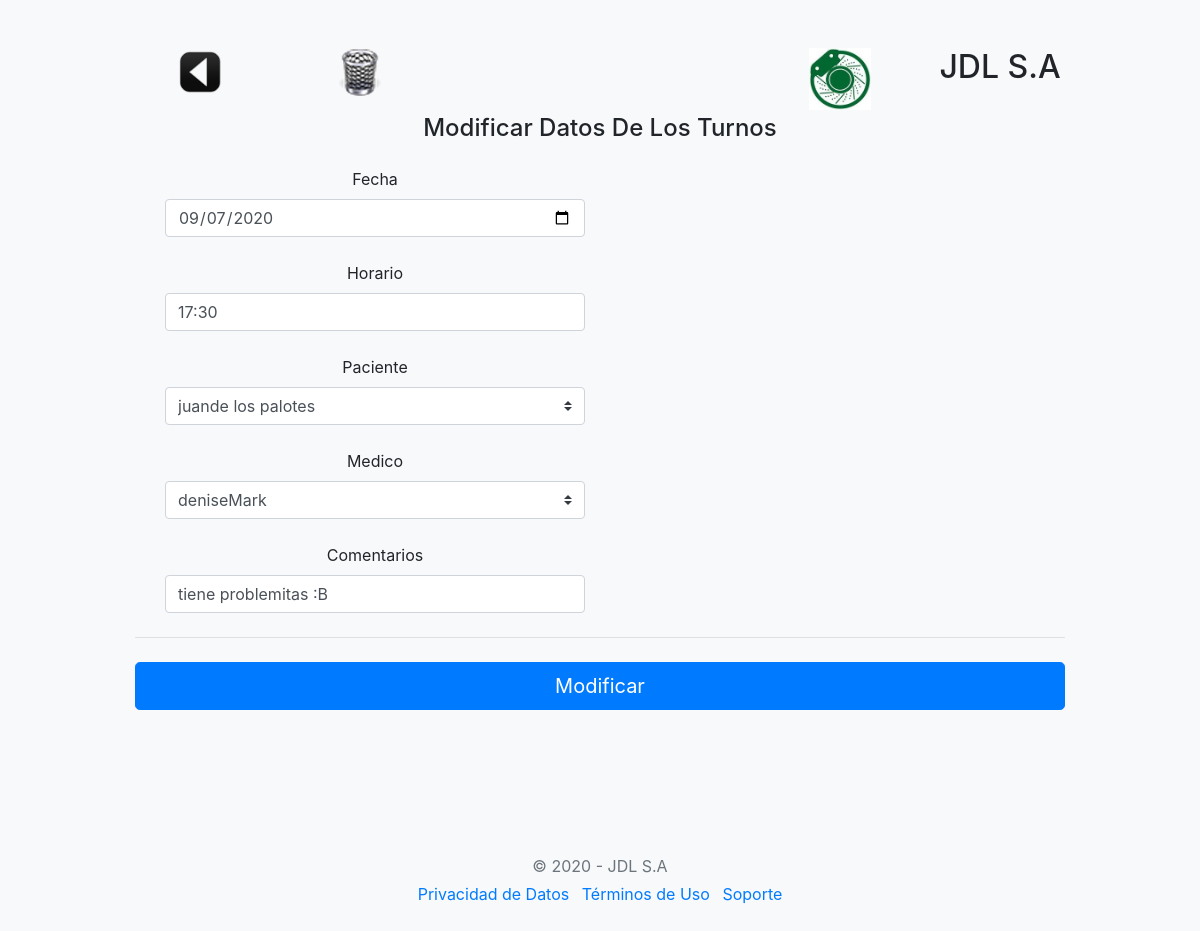
Page /turnos/modifica.php?id_turno=1 on the committed database.
### tables this page shows
CREATE TABLE `turnos` (
  `id_turno` int(8) NOT NULL,
  `fecha_turno` date DEFAULT NULL,
  `horario_turno` varchar(15) NOT NULL,
  `paciente_turno` varchar(50) DEFAULT NULL,
  `clinico_turno` varchar(50) DEFAULT NULL,
  `comentarios_turno` varchar(200) DEFAULT NULL
);

### turnos/modifica.php (the view, shortened to what this page needs)
<!doctype html>
<html>
<?php
    require "../metodos.php";
?>
  <body class="bg-light">
    <div class="container">
  <div class="py-5 text-center">
  <div class="row">
    <div class="col-sm-2"><h2>
		<img border="0" src="../img/atras.png" width="48" height="48" title="Volver al menú"
							onclick=location.href='../turnos/';
							onKeyPress=location.href='../turnos/';
							style='cursor:pointer';/>
	</h2>
	</div>
    <div class="col-sm-2">
		<img border="0" src="../img/borrar.png" width="48" height="48" title="Eliminar"
						<?php echo " onclick=location.href='"
												. "cuidado.php?id_turno=".$_GET['id_turno'] . "'"; ?>;
						<?php echo " onKeyPress=location.href='"
												. "cuidado.php?id_turno=".$_GET['id_turno'] . "'"; ?>
						style='cursor:pointer';/>
	</div>
	<div class="col-sm-2"></div>
    <div class="col-sm-2"><h2></h2></div>
  <div class="col-sm-2"><img class="d-block mx-auto mb-1" src="../img/disc.jpg" alt="" width="62" height="62"></div>
  <div class="col-sm-2"><h2>JDL S.A</h2></div>
</div>
    <div class="col-md-12 order-md-1">
      <h4 class="mb-4">Modificar Datos De Los Turnos</h4>
      <form class="needs-validation" novalidate action="modi.php" method="POST">
<?php
   require "../conexion.php";
    $sql = "SELECT * from turnos where id_turno = " . $_GET['id_turno'];
	$query = $mysqli->query($sql);
	while($resultado = $query->fetch_assoc()) {
        $turnos[] = $resultado;
    }
    $sql = "SELECT * from clinicos order by id_clinico";
    $query = $mysqli->query($sql);
    while($resultado = $query->fetch_assoc()) {
          $clinicos[] = $resultado;
      }
      $sql = "SELECT * from pacientes order by id_paciente";
      $query = $mysqli->query($sql);
      while($resultado = $query->fetch_assoc()) {
            $pacientes[] = $resultado;
        }
?>
    <div class="col-md-6 mb-4">
            <label for="fecha_turno">Fecha</label>
            <input type="date" class="form-control" name="fecha_turno" placeholder="" value=<?php echo "'".$turnos[0]['fecha_turno']."'" ?> required>
          </div>
          <div class="col-md-6 mb-4">
            <label for="horario_turno">Horario</label>
            <input type="text" class="form-control" name="horario_turno" placeholder="" value=<?php echo "'".$turnos[0]['horario_turno']."'" ?> required>
          </div>
          <div class="col-md-6 mb-4">
           <label for="paciente">Paciente</label>
           <select class="custom-select d-block w-100" name="paciente_turno" required>
           <?php
				     $long = count($pacientes);
				     for($i=0; $i< $long; $i++){
				     echo "<option";
             echo " value=" .$pacientes[$i]['nombre_paciente'] .",".$pacientes[$i]['apellido_paciente'] .">";
                 echo $pacientes[$i]['nombre_paciente'];
                 echo $pacientes[$i]['apellido_paciente'];
				     echo "</option>";
             }
				   ?>
            </select>
          </div>
          <div class="col-md-6 mb-4">
           <label for="clinico">Medico</label>
           <select class="custom-select d-block w-100" name="clinico_turno" required>
           <?php
				     $long = count($clinicos);
				     for($i=0; $i< $long; $i++){
				     echo "<option";
             echo " value=" .$clinicos[$i]['nombre_clinico'] .",".$clinicos[$i]['apellido_clinico'] .">";
                 echo $clinicos[$i]['nombre_clinico'];
                 echo $clinicos[$i]['apellido_clinico'];
				     echo "</option>";
             }
				   ?>
            </select>
          </div>
        <div class="col-md-6 mb-4">
            <label for="comentarios_turno">Comentarios</label>
            <input type="text" class="form-control" name="comentarios_turno" placeholder="" value=<?php echo "'".$turnos[0]['comentarios_turno']."'" ?> required>
          </div>
		</div>
        <hr class="mb-4">
        <button class="btn btn-primary btn-lg btn-block" type="submit">Modificar</button>
    </div>
  </div>
  <footer class="my-5 pt-5 text-muted text-center text-small">
    <p class="mb-1">&copy; 2020 - JDL S.A</p>
    <ul class="list-inline">
      <li class="list-inline-item"><a href="#">Privacidad de Datos</a></li>
      <li class="list-inline-item"><a href="#">Términos de Uso</a></li>
      <li class="list-inline-item"><a href="#">Soporte</a></li>
    </ul>
  </footer>
</body>
</html>

### js/form-validation.css (style rules this page uses)
.container { max-width: 960px; }

### rows in the picture
turnos: fecha_turno "09/07/2020", horario_turno "17:30", comentarios_turno "tiene problemitas :B"

### other values in the picture
form field paciente_turno "juande los palotes"
form field clinico_turno "deniseMark"
